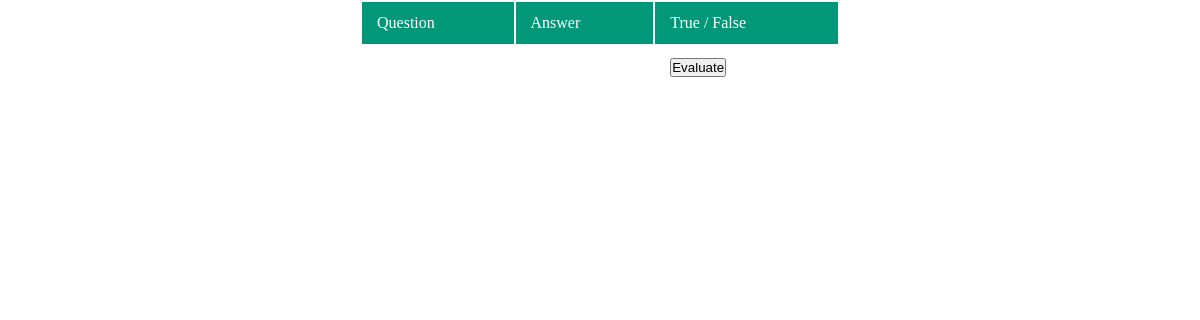
The app's page /Index.php?controller=Evaluation&action=evaluate&exam_id=348, older data.
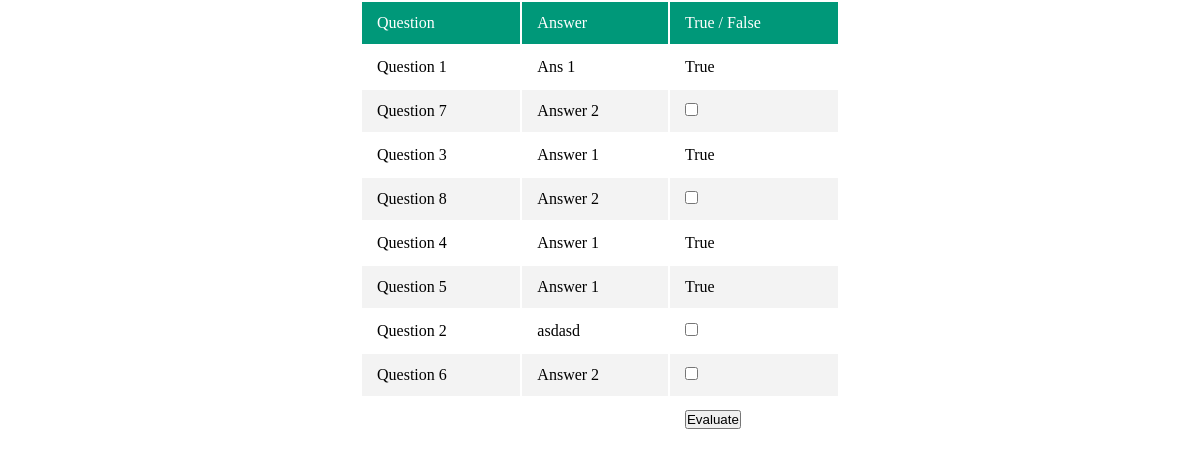
The same page, newer data.
### tables this page shows
CREATE TABLE `exams_answers` (
  `id` int(10) NOT NULL,
  `exam_id` int(10) NOT NULL,
  `test_id` int(11) NOT NULL,
  `question_id` int(10) NOT NULL,
  `buttonAnswer` int(10) DEFAULT NULL,
  `textboxAnswer` varchar(255) DEFAULT NULL,
  `isRight` tinyint(1) NOT NULL
);

CREATE TABLE `questions` (
  `id` int(11) NOT NULL,
  `test_id` int(5) NOT NULL,
  `question` varchar(255) NOT NULL,
  `type` varchar(10) NOT NULL
);

CREATE TABLE `answers` (
  `id` int(11) NOT NULL,
  `question_id` int(11) NOT NULL,
  `answer` varchar(255) NOT NULL,
  `value` tinyint(1) NOT NULL
);

### Controllers/BaseControlller.php (called while the page is built, shortened)
<?php
abstract class BaseControlller
{
    protected function view(string $file, $model = null, $errors = null)
    {
        $className = get_class($this);
        $controllerName = substr($className, strlen("Controllers\\"));
        $directory = substr($controllerName, 0, strpos($controllerName, "Controller"));
        include "Views/{$directory}/{$file}";
    }
}

### Controllers/EvaluationController.php (called while the page is built, shortened)
<?php
class EvaluationController extends BaseControlller
{
    private object $evaluationRepository;
    function __construct()
    {
        $this->evaluationRepository = new EvaluationRepository();
    }
    public function evaluateAction()
    {
        $model = [];
        $data = $this->evaluationRepository->getAllEvaluation($_GET["exam_id"]);
        foreach ($data as $row)
        {
            $model[] = EvaluationMapper::map($row);
        }
        $this->view("evaluation.php", $model);
    }
}

### Model/EvaluationModel.php (called while the page is built, shortened)
<?php
class EvaluationModel extends BaseModel
{
    private string $question = "";
    private string $type = "";
    private ?string $answer = null;
    private ?string $value = null;
    private ?string $textboxAnswer = null;
    public function getQuestion(): string
    {
        return $this->question;
    }
    public function setQuestion(string $question): void
    {
        $this->question = $question;
    }
    public function getType(): string
    {
        return $this->type;
    }
    public function setType(string $type): void
    {
        $this->type = $type;
    }
    public function getAnswer(): ?string
    {
        return $this->answer;
    }
    public function setAnswer(?string $answer): void
    {
        $this->answer = $answer;
    }
    public function getValue(): ?string
    {
        return $this->value;
    }
    public function setValue(?string $value): void
    {
        $this->value = $value;
    }
    public function getTextboxAnswer(): ?string
    {
        return $this->textboxAnswer;
    }
    public function setTextboxAnswer(?string $textboxAnswer): void
    {
        $this->textboxAnswer = $textboxAnswer;
    }
}

### DB/Connection.php (called while the page is built, shortened)
<?php
class Connection
{
    private mysqli $connection;
    public function connect(): bool
    {
        $this->connection = mysqli_connect('localhost', 'root', '','tester');
        if(!$this->connection) {
            echo ("Connection failed: " . mysqli_connect_error());
            return false;
        }
        else{ return true; }
    }
    public function getAll(string $sql): array
    {
        $result = mysqli_query($this->connection, $sql);
        $data = [];
        if ($result !== false)
        {
            while ($row = $result->fetch_assoc()) {
                $data[] = $row;
            }
        }
        return $data;
    }
}

### Repositories/EvaluationRepository.php (called while the page is built, shortened)
<?php
class EvaluationRepository
{
    private object $connection;
    private object $evaluationSqlBuilder;
    function __construct()
    {
        $this->connection = new Connection();
        $this->evaluationSqlBuilder = new EvaluationSQLBuilder();
    }
    public function getAllEvaluation(int $examId): array
    {
        $this->connection->connect();
        return $this->connection->getAll($this->evaluationSqlBuilder->buildGetAllEvaluation($examId));
    }
}

### Model/BaseModel.php (called while the page is built, shortened)
<?php
class BaseModel
{
    private int $id;
    public function getId(): int
    {
        return $this->id;
    }
    public function setId(int $id): void
    {
        $this->id = $id;
    }
}

### Views/Evaluation/Evaluation.php (the view, shortened to what this page needs)
<form method="post">
    <table class="question-table">
        <thead><tr><td>Question</td><td>Answer</td><td>True / False</td></tr></thead>
        <?php foreach ($model as $row)
        {
            ?><tr>
            <td><?php echo $row->getQuestion()?></td>
            <?php if($row->getType() === "button"){
                ?><td><?php echo $row->getAnswer()?></td><?php
                if($row->getValue() === "1")
                {
                    ?><td><?php echo "True"?></td><?php
                    ?><input type="hidden" name="isRight[<?php echo $row->getId()?>]" value="<?php echo $row->getValue()?>"><?php
                }
                else {?><td><?php echo "False"?></td><?php }
            }
            else
            {
                ?><td><?php echo $row->getTextboxAnswer()?></td><?php
                ?><td><input type="checkbox" name="isRight[<?php echo $row->getId()?>]"></td><?php
            }
            ?></tr><?php
        }
        ?>
        <tr><td></td><td></td><td><input type="submit" name="Evaluate" value="Evaluate"></td></tr>
    </table>
</form>

### Index.php (shortened to what this page needs)
<!DOCTYPE html>
<html lang="en">
<head>
    <link rel="stylesheet" href="Styles/styles.css">
</head>
<body>
<?php
spl_autoload_register(function ($class){
    $filePath = str_replace("\\", "/", $class).".php";
});
$currentController = "Test";
$currentAction = "index";
if (isset($_GET["controller"])) $currentController = $_GET["controller"];
if (isset($_GET["action"])) $currentAction = $_GET["action"];
$controllerClass = "Controllers\\".$currentController."Controller";
if (class_exists($controllerClass))
{
    $controller = new $controllerClass();
    $sended = array_key_exists("sended", $_POST);
    $sendedPostfix = $sended ? "Post" : "";
    $controllerMethod = "{$currentAction}Action{$sendedPostfix}";
    if (method_exists($controller, $controllerMethod))
    {
        $controller->$controllerMethod();
    }
    else
    {
        die ("Method does not exists!");
    }
}
else
    die("Controller {$controllerClass} does not exists!")
?>
</body>
</html>

### Styles/styles.css (style rules this page uses)
* { margin: 0; padding: 0; }
.question-table { margin-left: auto; margin-right: auto; width: 40%; }
.question-table thead tr, .answer-table thead tr { background-color: #009879; color: #ffffff; text-align: left; }
.question-table td, .answer-table td { padding: 12px 15px; }
.question-table tbody tr:nth-of-type(even), .answer-table tbody tr:nth-of-type(even) { background-color: #f3f3f3; }

Row changes from the older to the newer data that the page shows:
added exams_answers: question.question "Question 1", buttonAnswer.answer "Ans 1"
added exams_answers: question.question "Question 7", textboxAnswer "Answer 2"
added exams_answers: question.question "Question 3", buttonAnswer.answer "Answer 1"
added exams_answers: question.question "Question 8", textboxAnswer "Answer 2"
added exams_answers: question.question "Question 4", buttonAnswer.answer "Answer 1"
added exams_answers: question.question "Question 5", buttonAnswer.answer "Answer 1"
added exams_answers: question.question "Question 2", textboxAnswer "asdasd"
added exams_answers: question.question "Question 6", textboxAnswer "Answer 2"
